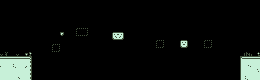

Tiled map render using the project's own tile images. Description and the map definition, with tile-layer contents summarised, below:
An orthogonal 65x20 tile map with 4x4 px tiles, 3 tile layers (background, platforms, switchBoard), 1 hidden layer not drawn, 3 tilesets.

<map version="1.2" tiledversion="1.3.5" orientation="orthogonal" renderorder="right-down" width="65" height="20" tilewidth="4" tileheight="4" infinite="0" nextlayerid="12" nextobjectid="1">
 <tileset firstgid="1" source="Tilesets/Tileset1.tsx" />
 <tileset firstgid="101" source="Tilesets/switchBlocks.tsx" />
 <tileset firstgid="173" source="Tilesets/spawnSprites.tsx" />
 <layer id="11" name="background" width="65" height="20">
  <data>[1300 cells, 63 non-empty, 14 distinct tile ids]</data>
 </layer>
 <layer id="2" name="platforms" width="65" height="20">
  <properties>
   <property name="Collidable" type="bool" value="true" />
  </properties>
  <data>[1300 cells, 23 non-empty, 5 distinct tile ids]</data>
 </layer>
 <layer id="8" name="switchBoard" width="65" height="20">
  <properties>
   <property name="switchBlock" type="bool" value="true" />
   <property name="switchDelay" type="float" value="0.9" />
  </properties>
  <data>[1300 cells, 29 non-empty, 13 distinct tile ids]</data>
 </layer>
 <layer id="10" name="spawnSprites" width="65" height="20" visible="0">
  <properties>
   <property name="spawn" type="bool" value="true" />
  </properties>
  <data>[1300 cells, 1 non-empty, 1 distinct tile ids]</data>
 </layer>
</map>
